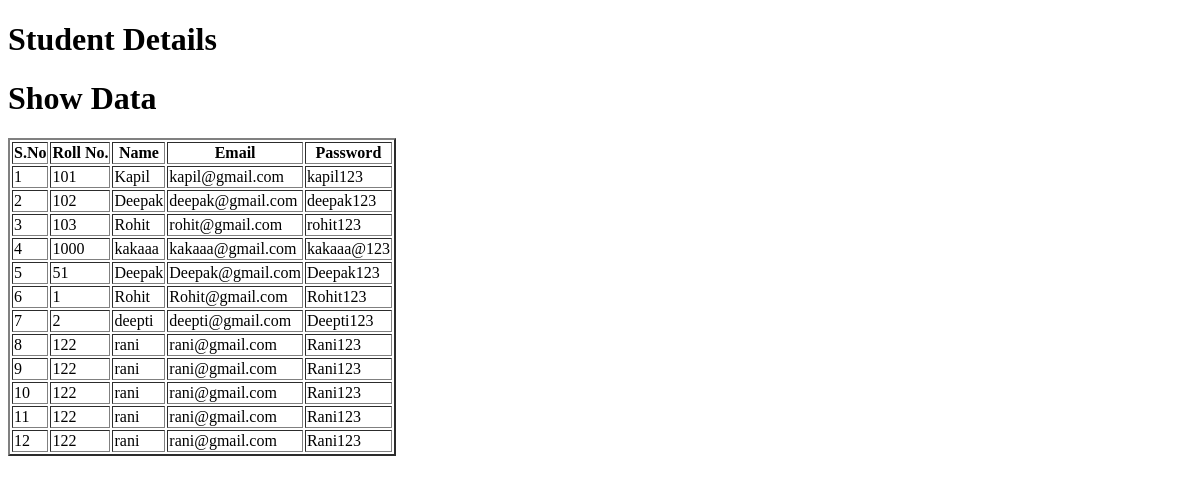
The app's page /cor/stu/, older data.
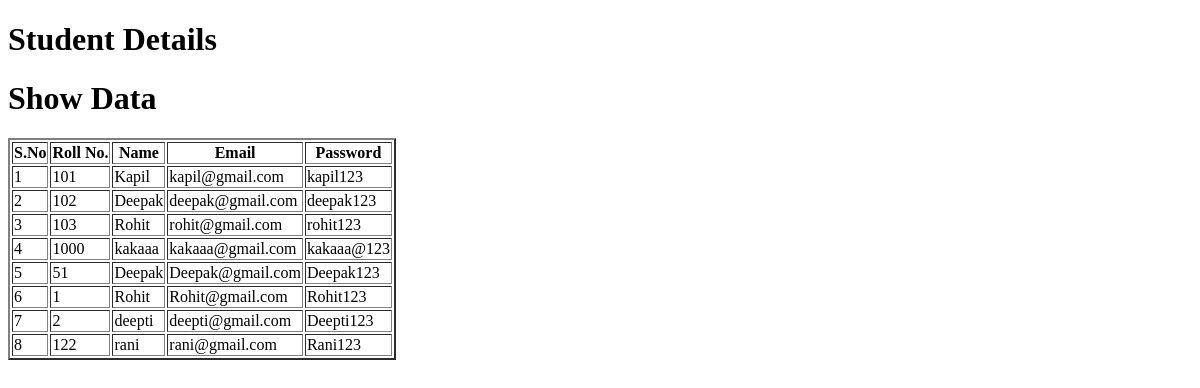
The same page, newer data.
### course/models.py (models this page shows, shortened)
class Student(models.Model):
    stuid = models.IntegerField()
    stuname = models.CharField(max_length=70)
    stuemail = models.EmailField(max_length=70)
    stupass = models.CharField(max_length=70)

### course/views.py (the view)
# urls.py: path('stu/', views.studetails , name="studetails"),
def studetails(request):
    stud = Student.objects.all()
    return render(request,  "studetails.html" , {'stu' :stud})

### course/templates/studetails.html (shortened to what this page needs)
<!DOCTYPE html>
<html lang="en">
<head>
</head>
<body>
    <h1>Student Details</h1>
    {% if stu %}
        <h1>Show Data</h1>
        <table border="2">
            <tr>
                <th>S.No</th>
                <th>Roll No.</th>
                <th>Name</th>
                <th>Email</th>
                <th>Password</th>
            </tr>
            {% for st in stu %}
            <tr>
                <td>{{st.id}}</td>
                <td>{{st.stuid}}</td>
                <td>{{st.stuname}}</td>
                <td>{{st.stuemail}}</td>
                <td>{{st.stupass}}</td>
           {% endfor %}
            </tr>
        </table>
    {% else %}
        <h1>No Data</h1>
    {% endif %}
</body>
</html>

Row changes from the older to the newer data that the page shows:
removed Student: id "9", stuid "122", stuname "rani", stuemail "rani@gmail.com", stupass "Rani123"
removed Student: id "10", stuid "122", stuname "rani", stuemail "rani@gmail.com", stupass "Rani123"
removed Student: id "11", stuid "122", stuname "rani", stuemail "rani@gmail.com", stupass "Rani123"
removed Student: id "12", stuid "122", stuname "rani", stuemail "rani@gmail.com", stupass "Rani123"
